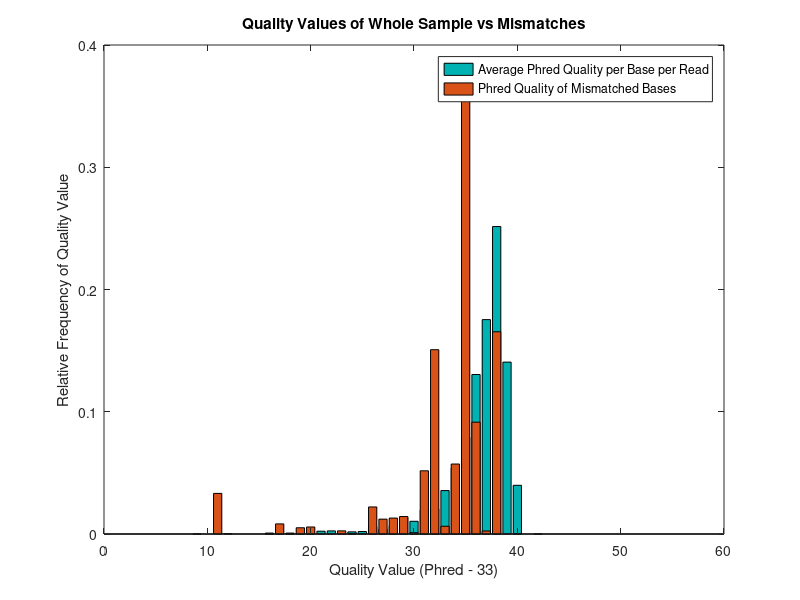

Recreate this plot in MATLAB.
M = csvread('analysis.csv');

phred = M(1, 1:end);
phred = phred ./ sum(phred);
avgphred = M(2, 1:end);
avgphred = avgphred ./ sum(avgphred);

figure(1)
a = bar(avgphred, 'FaceColor', [0 0.7 0.7]);
hold on;
p = bar(phred);



title('Quality Values of Whole Sample vs Mismatches');
xlabel('Quality Value (Phred - 33)');
ylabel('Relative Frequency of Quality Value');
legend('Average Phred Quality per Base per Read', 'Phred Quality of Mismatched Bases');